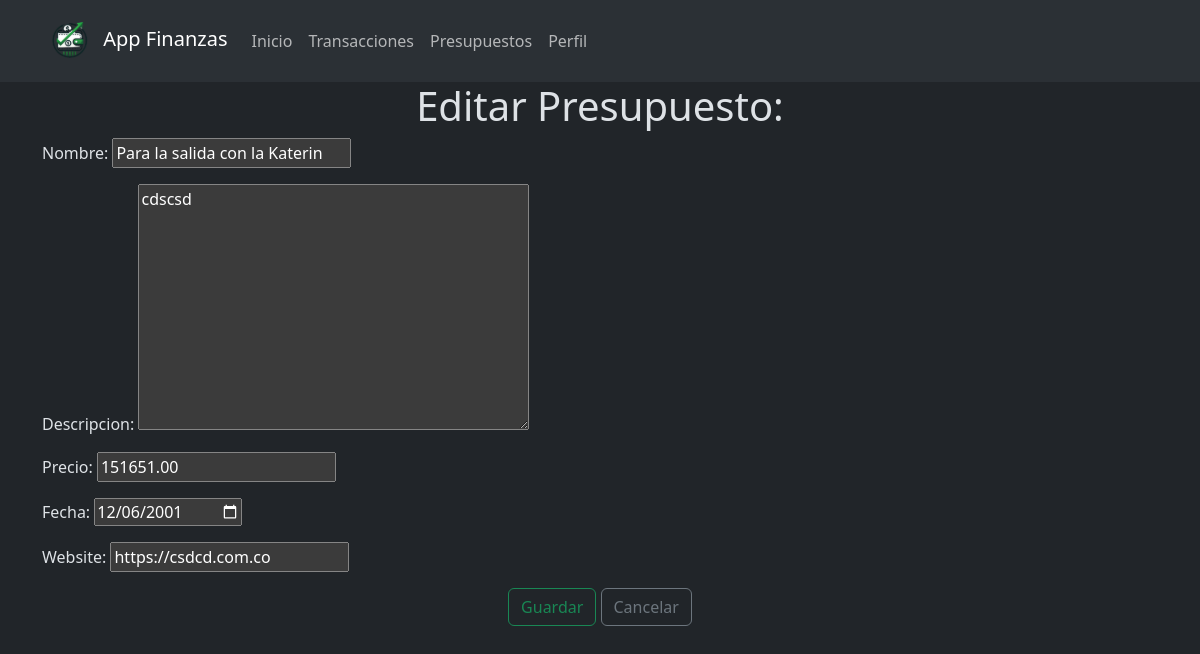
Screenshot of /editar_presupuesto/4/ (signed in) with the database file from the repository.
### myApp/models.py (models this page shows, shortened)
class Presupuesto(models.Model):
    usuario = models.ForeignKey(settings.AUTH_USER_MODEL, on_delete=models.CASCADE)
    nombre = models.CharField(max_length=100)
    descripcion = models.TextField()
    precio = models.DecimalField(max_digits=10, decimal_places=2)
    fecha = models.DateField()
    website = models.URLField(blank=True, null=True)

### myApp/views.py (the view)
# urls.py: path('editar_presupuesto/<int:presupuesto_id>/', views.editar_presupuesto, name='editar_presupuesto'),
@login_required
def editar_presupuesto(request, presupuesto_id):
    presupuesto = get_object_or_404(
        Presupuesto, id=presupuesto_id, usuario=request.user)
    if request.method == 'POST':
        form = PresupuestoForm(request.POST, instance=presupuesto)
        if form.is_valid():
            form.save()
            messages.success(request, "Presupuesto editado correctamente.")
            return redirect('presupuestos')
    else:
        form = PresupuestoForm(instance=presupuesto)
    return render(request, 'presupuestos/editar_presupuesto.html', {
        'form': form,
    })

### myApp/forms.py
class PresupuestoForm(forms.ModelForm):
    class Meta:
        model = Presupuesto
        fields = ['nombre', 'descripcion', 'precio', 'fecha', 'website']
        widgets = {
            'fecha': forms.DateInput(attrs={'type': 'date'}),
        }

### myApp/templates/presupuestos/editar_presupuesto.html (shortened to what this page needs)
{% extends 'base.html' %}
{% block content %}
<div class="container text-center">
    <h1>Editar Presupuesto: {{ presupuesto.nombre }}</h1>
    <form method="POST">
        <div class="text-start">
            {{ form.as_p }}
        </div>
        <button class="btn btn-outline-success" type="submit">
            Guardar
        </button>
        <button class="btn btn-outline-secondary">
            <a class="nav-link" href="/presupuestos">Cancelar</a>
        </button>
    </form>
</div>
{% endblock %}

### rows the page displays
Presupuesto: nombre "Para la salida con la Katerin", descripcion "cdscsd", precio "151651.00", fecha "12/06/2001", website "https://csdcd.com.co"
